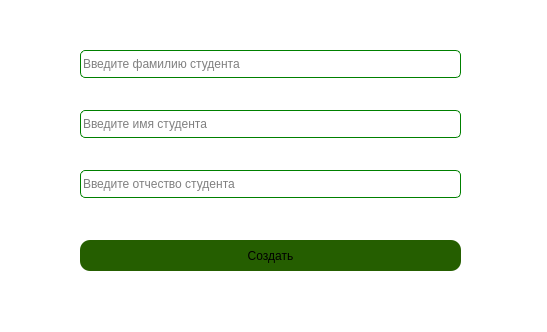
<?xml version="1.0" encoding="UTF-8"?>
<ui version="4.0">
 <class>StudentCreateForm</class>
 <widget class="QDialog" name="StudentCreateForm">
  <property name="geometry">
   <rect>
    <x>0</x>
    <y>0</y>
    <width>547</width>
    <height>332</height>
   </rect>
  </property>
  <property name="windowTitle">
   <string>Добавление студента</string>
  </property>
  <property name="styleSheet">
   <string notr="true">QDialog{
border-radius: 6px;
background-color: rgb(255, 255, 255);
}</string>
  </property>
  <widget class="QLineEdit" name="student_name_input">
   <property name="geometry">
    <rect>
     <x>80</x>
     <y>110</y>
     <width>381</width>
     <height>28</height>
    </rect>
   </property>
   <property name="styleSheet">
    <string notr="true">QLineEdit {
font: 13pt &quot;SF Pro&quot;;
color: black;
border-radius: 5px;
border-width: 1px;
border-style: solid;
background-color: white;
border-color: green;
}
</string>
   </property>
   <property name="placeholderText">
    <string>Введите имя студента</string>
   </property>
  </widget>
  <widget class="QLineEdit" name="student_surname_input">
   <property name="geometry">
    <rect>
     <x>80</x>
     <y>50</y>
     <width>381</width>
     <height>28</height>
    </rect>
   </property>
   <property name="styleSheet">
    <string notr="true">QLineEdit {
font: 13pt &quot;SF Pro&quot;;
color: black;
border-radius: 5px;
border-width: 1px;
border-style: solid;
background-color: white;
border-color: green;
}
</string>
   </property>
   <property name="placeholderText">
    <string>Введите фамилию студента</string>
   </property>
  </widget>
  <widget class="QLineEdit" name="student_lastname_input">
   <property name="geometry">
    <rect>
     <x>80</x>
     <y>170</y>
     <width>381</width>
     <height>28</height>
    </rect>
   </property>
   <property name="styleSheet">
    <string notr="true">QLineEdit {
font: 13pt &quot;SF Pro&quot;;
color: black;
border-radius: 5px;
border-width: 1px;
border-style: solid;
background-color: white;
border-color: green;
}
</string>
   </property>
   <property name="placeholderText">
    <string>Введите отчество студента</string>
   </property>
  </widget>
  <widget class="QPushButton" name="create_button">
   <property name="geometry">
    <rect>
     <x>80</x>
     <y>240</y>
     <width>381</width>
     <height>31</height>
    </rect>
   </property>
   <property name="styleSheet">
    <string notr="true">QPushButton{
     border-radius: 10px;
     background-color: rgb(37, 94, 0);
	font: 600 15pt &quot;SF Pro&quot;;
    font-color: white;
}</string>
   </property>
   <property name="text">
    <string>Создать</string>
   </property>
  </widget>
 </widget>
 <resources/>
 <connections/>
</ui>
